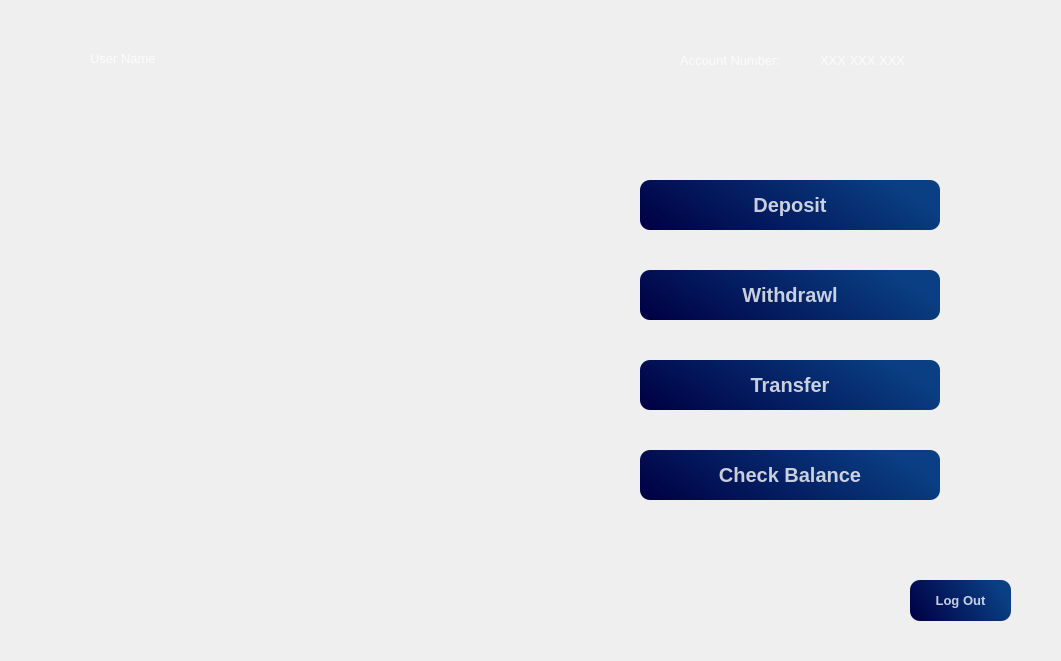
   <widget class="QWidget" name="Banking" native="true">
    <property name="geometry">
     <rect>
      <x>1160</x>
      <y>0</y>
      <width>1061</width>
      <height>661</height>
     </rect>
    </property>
    <widget class="QLabel" name="label_6">
     <property name="geometry">
      <rect>
       <x>20</x>
       <y>10</y>
       <width>1021</width>
       <height>641</height>
      </rect>
     </property>
     <property name="styleSheet">
      <string notr="true">border-image:url(:/images/rupee.jpg);
border-radius:10px;
</string>
     </property>
     <property name="text">
      <string/>
     </property>
    </widget>
    <widget class="QPushButton" name="deposit">
     <property name="geometry">
      <rect>
       <x>640</x>
       <y>180</y>
       <width>300</width>
       <height>50</height>
      </rect>
     </property>
     <property name="font">
      <font>
       <pointsize>15</pointsize>
       <weight>75</weight>
       <bold>true</bold>
      </font>
     </property>
     <property name="styleSheet">
      <string notr="true">QPushButton#deposit {
background-color:qlineargradient(spread:pad, x1:0, y1:0.897, x2:1, y2:0.631, stop:0 rgba(0, 0, 68, 255), stop:1 rgba(10, 63, 131, 255));
color:rgba(255,255,255,200);
border-radius:10px;
transition: 0.9s;
}

QPushButton#deposit:hover {
background-color:qlineargradient(spread:pad, x1:0.134328, y1:0.846, x2:0.925, y2:0.142, stop:0 rgba(0, 0, 68, 255), stop:1 rgba(10, 63, 131, 255));
}

QPushButton#deposit:pressed {
   padding-left:5px;
   padding-right:5px;
   padding-top:5px;
}</string>
     </property>
     <property name="text">
      <string>Deposit</string>
     </property>
    </widget>
    <widget class="QPushButton" name="withdrawl">
     <property name="geometry">
      <rect>
       <x>640</x>
       <y>270</y>
       <width>300</width>
       <height>50</height>
      </rect>
     </property>
     <property name="font">
      <font>
       <pointsize>15</pointsize>
       <weight>75</weight>
       <bold>true</bold>
      </font>
     </property>
     <property name="styleSheet">
      <string notr="true">QPushButton#withdrawl {
background-color:qlineargradient(spread:pad, x1:0, y1:0.897, x2:1, y2:0.631, stop:0 rgba(0, 0, 68, 255), stop:1 rgba(10, 63, 131, 255));
color:rgba(255,255,255,200);
border-radius:10px;
transition: 0.9s;
}

QPushButton#withdrawl:hover {
background-color:qlineargradient(spread:pad, x1:0.134328, y1:0.846, x2:0.925, y2:0.142, stop:0 rgba(0, 0, 68, 255), stop:1 rgba(10, 63, 131, 255));
}

QPushButton#withdrawl:pressed {
   padding-left:5px;
   padding-right:5px;
   padding-top:5px;
}</string>
     </property>
     <property name="text">
      <string>Withdrawl</string>
     </property>
    </widget>
    <widget class="QPushButton" name="transfer">
     <property name="geometry">
      <rect>
       <x>640</x>
       <y>360</y>
       <width>300</width>
       <height>50</height>
      </rect>
     </property>
     <property name="font">
      <font>
       <pointsize>15</pointsize>
       <weight>75</weight>
       <bold>true</bold>
      </font>
     </property>
     <property name="styleSheet">
      <string notr="true">QPushButton#transfer {
background-color:qlineargradient(spread:pad, x1:0, y1:0.897, x2:1, y2:0.631, stop:0 rgba(0, 0, 68, 255), stop:1 rgba(10, 63, 131, 255));
color:rgba(255,255,255,200);
border-radius:10px;
transition: 0.9s;
}

QPushButton#transfer:hover {
background-color:qlineargradient(spread:pad, x1:0.134328, y1:0.846, x2:0.925, y2:0.142, stop:0 rgba(0, 0, 68, 255), stop:1 rgba(10, 63, 131, 255));
}

QPushButton#transfer:pressed {
   padding-left:5px;
   padding-right:5px;
   padding-top:5px;
}</string>
     </property>
     <property name="text">
      <string>Transfer</string>
     </property>
    </widget>
    <widget class="QPushButton" name="check_balance">
     <property name="geometry">
      <rect>
       <x>640</x>
       <y>450</y>
       <width>300</width>
       <height>50</height>
      </rect>
     </property>
     <property name="font">
      <font>
       <pointsize>15</pointsize>
       <weight>75</weight>
       <bold>true</bold>
      </font>
     </property>
     <property name="styleSheet">
      <string notr="true">QPushButton#check_balance {
background-color:qlineargradient(spread:pad, x1:0, y1:0.897, x2:1, y2:0.631, stop:0 rgba(0, 0, 68, 255), stop:1 rgba(10, 63, 131, 255));
color:rgba(255,255,255,200);
border-radius:10px;
transition: 0.9s;
}

QPushButton#check_balance:hover {
background-color:qlineargradient(spread:pad, x1:0.134328, y1:0.846, x2:0.925, y2:0.142, stop:0 rgba(0, 0, 68, 255), stop:1 rgba(10, 63, 131, 255));
}

QPushButton#check_balance:pressed {
   padding-left:5px;
   padding-right:5px;
   padding-top:5px;
}</string>
     </property>
     <property name="text">
      <string>Check Balance</string>
     </property>
    </widget>
    <widget class="QPushButton" name="log_out">
     <property name="geometry">
      <rect>
       <x>910</x>
       <y>580</y>
       <width>101</width>
       <height>41</height>
      </rect>
     </property>
     <property name="font">
      <font>
       <pointsize>10</pointsize>
       <weight>75</weight>
       <bold>true</bold>
      </font>
     </property>
     <property name="styleSheet">
      <string notr="true">QPushButton#log_out {
background-color:qlineargradient(spread:pad, x1:0, y1:0.897, x2:1, y2:0.631, stop:0 rgba(0, 0, 68, 255), stop:1 rgba(10, 63, 131, 255));
color:rgba(255,255,255,200);
border-radius:10px;
transition: 0.9s;
}

QPushButton#log_out:hover {
background-color:qlineargradient(spread:pad, x1:0.134328, y1:0.846, x2:0.925, y2:0.142, stop:0 rgba(0, 0, 68, 255), stop:1 rgba(10, 63, 131, 255));
}

QPushButton#log_out:pressed {
   padding-left:5px;
   padding-right:5px;
   padding-top:5px;
}</string>
     </property>
     <property name="text">
      <string>Log Out</string>
     </property>
    </widget>
    <widget class="QLabel" name="account_user_icon">
     <property name="geometry">
      <rect>
       <x>50</x>
       <y>40</y>
       <width>31</width>
       <height>31</height>
      </rect>
     </property>
     <property name="styleSheet">
      <string notr="true">border-image:url(:/images/icons8-user-24.png) 0 0 0 0 stretch stretch;</string>
     </property>
     <property name="text">
      <string/>
     </property>
    </widget>
    <widget class="QLabel" name="user_name">
     <property name="geometry">
      <rect>
       <x>90</x>
       <y>50</y>
       <width>351</width>
       <height>16</height>
      </rect>
     </property>
     <property name="font">
      <font>
       <pointsize>10</pointsize>
      </font>
     </property>
     <property name="styleSheet">
      <string notr="true">color:rgba(255,255,255,200);</string>
     </property>
     <property name="text">
      <string>User Name</string>
     </property>
    </widget>
    <widget class="QLabel" name="label_7">
     <property name="geometry">
      <rect>
       <x>680</x>
       <y>50</y>
       <width>131</width>
       <height>20</height>
      </rect>
     </property>
     <property name="font">
      <font>
       <pointsize>10</pointsize>
      </font>
     </property>
     <property name="styleSheet">
      <string notr="true">color:rgba(255,255,255,200);
</string>
     </property>
     <property name="text">
      <string>Account Number:</string>
     </property>
    </widget>
    <widget class="QLabel" name="label_8">
     <property name="geometry">
      <rect>
       <x>820</x>
       <y>50</y>
       <width>131</width>
       <height>20</height>
      </rect>
     </property>
     <property name="font">
      <font>
       <pointsize>10</pointsize>
      </font>
     </property>
     <property name="styleSheet">
      <string notr="true">color:rgba(255,255,255,200);
</string>
     </property>
     <property name="text">
      <string>XXX XXX XXX</string>
     </property>
    </widget>
   </widget>
